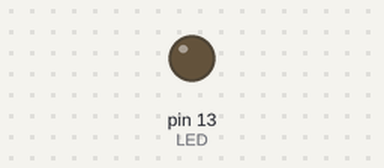
This sketch was run on a simulated Arduino Uno, built with avr-gcc and run on an emulated ATmega328P. Shown: output pins drawn as LEDs (lit = HIGH). What the sketch prints to the serial monitor is not drawn.

Above: at 0.1 s.
At 2.6 s:
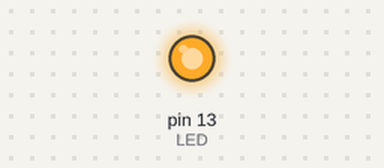
Timing chart, 0 to 41.5 s (numbered marks = the images above):
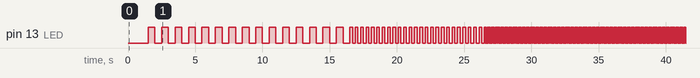

Measured:
- by itself, pin 13 (LED): goes 15 × (HIGH 0.50 s, LOW 0.50 s), 25 × (HIGH 0.20 s, LOW 0.20 s), 149 × (HIGH 0.05 s, LOW 0.05 s), HIGH 0.05 s, then LOW

The sketch:

Arduino_Pet.ino
```cpp
// Arduino Uno Attention-Only Pet
// Interaction: RESET button only
// Fast mood changes for instant feedback

#define LED 13

unsigned long birthTime;

void setup() {
  pinMode(LED, OUTPUT);

  Serial.begin(9600);
  delay(1500);                 // give Serial time to connect

  birthTime = millis();

  Serial.println("🐣 Pet awakened!");
  Serial.println("Attention = RESET button");
}

void loop() {
  unsigned long age = millis() - birthTime;

  // Short timing windows
  if (age < 15000) {            // < 5 seconds
    happy();
  }
  else if (age < 25000) {      // 5–15 seconds
    bored();
  }
  else {                       // > 15 seconds
    angry();
  }
}

// -------- moods --------

void happy() {
  Serial.println("😊 HAPPY");
  blink(1000);                 // slow blink
}

void bored() {
  Serial.println("😐 BORED");
  blink(400);                  // medium blink
}

void angry() {
  Serial.println("😢 SAD");
  blink(100);                  // fast blink
}

// -------- helper --------

void blink(int speed) {
  digitalWrite(LED, HIGH);
  delay(speed / 2);
  digitalWrite(LED, LOW);
  delay(speed / 2);
}
```
